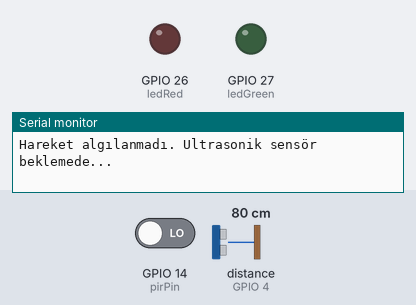
This sketch was run on a simulated ESP32. Parts: output pins drawn as LEDs (lit = HIGH), the last lines printed to the serial monitor. Inputs (shaded band) come from the test bench; at power-on: GPIO 14 (pirPin) LOW, distance to the obstacle (sensor on GPIO 4) 80 cm. The echo pulse lasts 58.3 µs per cm; WiFi joins after 1.5 s; servers stay silent unless stated; the local clock reads 2024-03-15 10:24:30 at power-on unless the sketch sets it; pins used as bus, display or sensor lines are not drawn.

Above: at 3.4 s.
3.5 s: GPIO 14 (pirPin) driven HIGH
At 5.1 s:
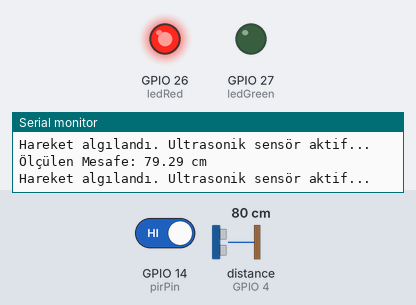
5.4 s: distance to the obstacle (sensor on GPIO 4) set to 158 cm
7.0 s: distance to the obstacle (sensor on GPIO 4) set to 164 cm
At 8.4 s:
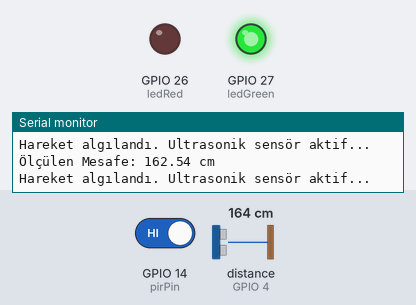
8.9 s: distance to the obstacle (sensor on GPIO 4) set to 4 cm
At 10.2 s:
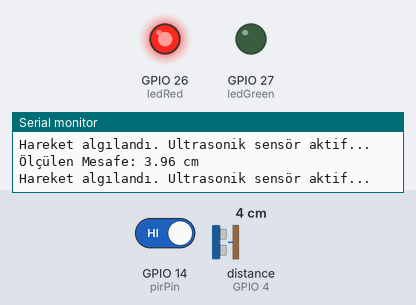
10.5 s: distance to the obstacle (sensor on GPIO 4) set to 250 cm
At 11.8 s:
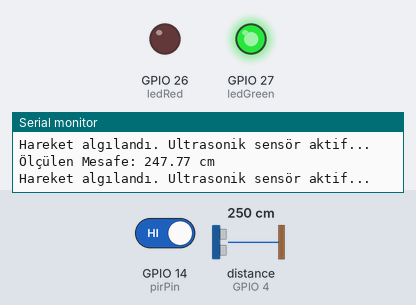
Timing chart, 0 to 13.4 s (numbered marks = the images above; inputs shaded):
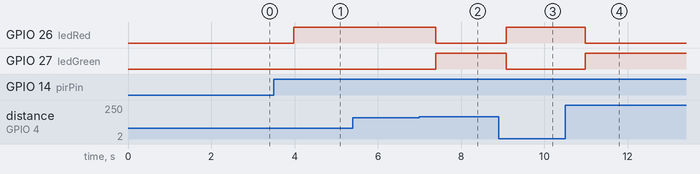

Measured:
- the behaviour switches between 161 and 162 cm on distance to the obstacle (sensor on GPIO 4) (found by bisection; images 1 and 2)
- after the input at 3.5 s, GPIO 26 (ledRed): LOW → HIGH after 0.48 s
- after the input at 7.0 s, GPIO 26 (ledRed): HIGH → LOW after 0.40 s; GPIO 27 (ledGreen): LOW → HIGH after 0.40 s
- after the input at 8.9 s, GPIO 26 (ledRed): LOW → HIGH after 0.19 s; GPIO 27 (ledGreen): HIGH → LOW after 0.19 s
- after the input at 10.5 s, GPIO 26 (ledRed): HIGH → LOW after 0.48 s; GPIO 27 (ledGreen): LOW → HIGH after 0.48 s

The sketch:

Otopark_Sistemi_ardunio.ino
```cpp
#include <WiFi.h>
#include <Wire.h>
#include "RTClib.h"

RTC_DS3231 rtc;

// Sensör ve LED pinleri
const int trigPin = 16;
const int echoPin = 4;
const int ledRed = 26;
const int ledGreen = 27;
const int pirPin = 14; // PIR sensör pin

// WiFi bilgileri
const char* ssid = "Galaxy S20 FE8A23";
const char* password = "kmrl2227";

// TCP sunucu bilgileri
const char* serverIP = "192.168.123.57";
const uint16_t serverPort = 54321;

WiFiClient client;

const float thresholdLower = 160.0; // "Dolu" için alt eşik (cm)
const float thresholdUpper = 160.1; // "Boş" için üst eşik (cm)
bool lastStatus = false; // Önceki durum (false: boş, true: dolu)
unsigned long lastSendTime = 0; // Son veri gönderim zamanı
const unsigned long sendInterval = 30000; // 30 saniye minimum gönderim süresi

void setup() {
  Serial.begin(115200);

  pinMode(trigPin, OUTPUT);
  pinMode(echoPin, INPUT);
  pinMode(ledRed, OUTPUT);
  pinMode(ledGreen, OUTPUT);
  pinMode(pirPin, INPUT);

  // RTC başlatma
  if (!rtc.begin()) {
    Serial.println("RTC modülü bulunamadı!");
    while (1);
  }

  if (rtc.lostPower()) {
    Serial.println("RTC saati doğru değil, bilgisayar saatine göre ayarlanıyor...");
    rtc.adjust(DateTime(F(__DATE__), F(__TIME__)));
  }

  // WiFi bağlantısı
  connectToWiFi();

  // TCP sunucu bağlantısı
  connectToServer();
}

void connectToWiFi() {
  Serial.println("WiFi'ye bağlanılıyor...");
  WiFi.begin(ssid, password);
  while (WiFi.status() != WL_CONNECTED) {
    delay(1000);
    Serial.print(".");
  }
  Serial.println("\nWiFi bağlantısı başarılı!");
}

void connectToServer() {
  Serial.println("TCP sunucusuna bağlanılıyor...");
  while (!client.connect(serverIP, serverPort)) {
    Serial.println("Sunucuya bağlanılamadı, yeniden deneniyor...");
    delay(2000);
  }
  Serial.println("Sunucuya bağlanıldı!");
}

float measureDistance() {
  digitalWrite(trigPin, LOW);
  delayMicroseconds(2);
  digitalWrite(trigPin, HIGH);
  delayMicroseconds(10);
  digitalWrite(trigPin, LOW);

  long duration = pulseIn(echoPin, HIGH);
  return duration * 0.034 / 2; // cm cinsinden mesafe
}

float getAverageDistance(int numMeasurements) {
  float total = 0;
  int validReadings = 0;
  for (int i = 0; i < numMeasurements; i++) {
    float distance = measureDistance();
    if (distance > 2 && distance < 400) { // Geçerli mesafeler
      total += distance;
      validReadings++;
    }
    delay(50); // Ölçümler arasında küçük bir bekleme
  }
  return validReadings > 0 ? total / validReadings : -1; // Geçerli ölçüm yoksa -1 döner
}

bool determineParkingStatus(float distance) {
  if (lastStatus && distance > thresholdUpper) {
    return false; // Boş
  } else if (!lastStatus && distance < thresholdLower) {
    return true; // Dolu
  }
  return lastStatus; // Durumu koru
}

void loop() {
  int pirValue = digitalRead(pirPin);

  if (pirValue == HIGH) { // Hareket algılandıysa ultrasonik sensör devreye girer
    Serial.println("Hareket algılandı. Ultrasonik sensör aktif...");

    float avgDistance = getAverageDistance(5); // 5 ölçümün ortalamasını al
    Serial.print("Ölçülen Mesafe: ");
    Serial.print(avgDistance);
    Serial.println(" cm");

    if (avgDistance == -1) {
      Serial.println("Geçersiz mesafe ölçümü.");
      return; // Geçersiz ölçüm, devam etme
    }

    bool currentStatus = determineParkingStatus(avgDistance);

    // Durum değişikliği veya belirli bir süre geçtiyse işlem yap
    if (currentStatus != lastStatus || (millis() - lastSendTime >= sendInterval)) {
      lastStatus = currentStatus;
      lastSendTime = millis();

      // LED durumunu değiştir
      digitalWrite(ledRed, currentStatus ? HIGH : LOW);
      digitalWrite(ledGreen, currentStatus ? LOW : HIGH);

      // Mesaj oluştur
      DateTime now = rtc.now();
      String statusMessage = String("Park Yeri: ") + (currentStatus ? "Dolu" : "Boş") +
                             ", Tarih: " + String(now.day()) + "/" + String(now.month()) + "/" + String(now.year()) +
                             ", Saat: " + String(now.hour()) + ":" + String(now.minute()) + ":" + String(now.second());

      Serial.println("Gönderilen Mesaj: " + statusMessage);

      // Sunucuya mesaj gönder
      if (!client.connected()) {
        connectToServer(); // Bağlantı kopmuşsa yeniden bağlan
      }
      if (client.connected()) {
        client.println(statusMessage);
        Serial.println("Mesaj sunucuya gönderildi.");
      } else {
        Serial.println("Sunucu bağlantısı başarısız.");
      }
    }
  } else {
    Serial.println("Hareket algılanmadı. Ultrasonik sensör beklemede...");
    delay(500); // PIR sensör tekrar kontrol edilecek
  }
}
```
